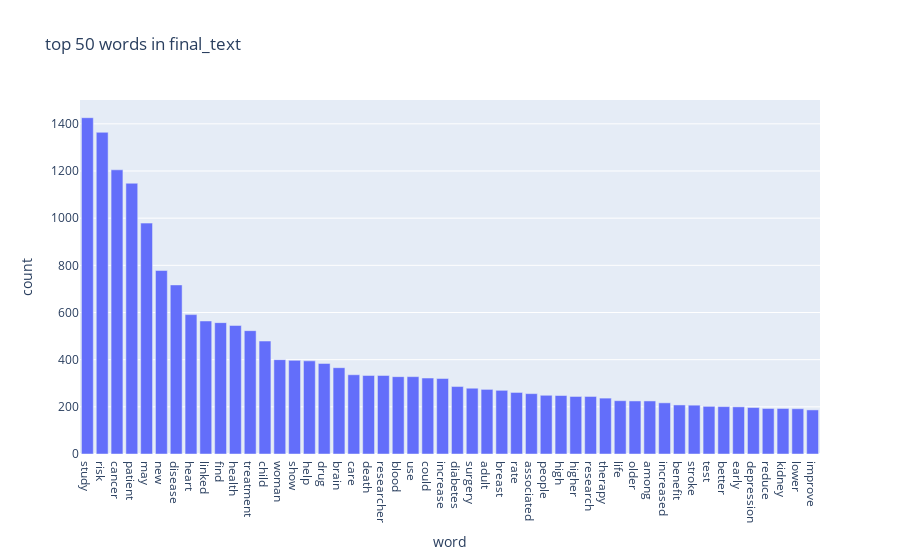

Write notebook code for a chart like this one.
### Markdown cell above
<strong>s2. Initial data cleaning</strong>

-remove duplicates based on `title`  
-check missing values in columns  
-create `cleaned_title` for standardized text  
-add `title_length` to measure word counts  
-keep columns that are important for the next step

### Code cell
# part a, s2. preliminary data processing

import pandas as pd
import re
import nltk
from nltk.corpus import stopwords
from nltk.stem import WordNetLemmatizer
from collections import Counter
import plotly.express as px

# keep a separate copy for this step
df_s2 = df_full.copy()

# locate and remove duplicates based on 'title'
dup_mask = df_s2.duplicated(subset='title', keep=False)
dup_indices = df_s2.index[dup_mask]
print("duplicate indices:", dup_indices.tolist())
df_s2.drop_duplicates(subset='title', inplace=True)

print("shape after removing duplicates:", df_s2.shape)
print("missing values per column:")
print(df_s2.isnull().sum())

# parse id for date components
df_s2[['year_month','id_code']] = df_s2['id'].str.split('/', n=1, expand=True)
df_s2['year'] = df_s2['year_month'].str[:4]
df_s2['month'] = df_s2['year_month'].str[5:7]

# define a simple text cleaner
nltk.download('stopwords')
stop_words = set(stopwords.words('english'))

nltk.download('wordnet')
lemmatizer = WordNetLemmatizer()

def clean_headline(text):
    text = text.lower()
    text = re.sub(r'[^\w\s]', '', text)
    tokens = text.split()
    filtered = [w for w in tokens if w not in stop_words]
    lemmed = [lemmatizer.lemmatize(w) for w in filtered]
    return " ".join(lemmed)

df_s2['final_text'] = df_s2['title'].apply(clean_headline)
df_s2['final_text_length'] = df_s2['final_text'].apply(lambda x: len(x.split()))



# top 50 words
all_words = " ".join(df_s2['final_text']).split()
counts = Counter(all_words)
top_50 = counts.most_common(50)
df_top50 = pd.DataFrame(top_50, columns=['word','count'])

print("top 50 words (first 10 shown):")
print(df_top50.head(10))

# word cloud
try:
    from wordcloud import WordCloud
    import matplotlib.pyplot as plt

    cloud_data = " ".join(df_s2['final_text'])
    wc = WordCloud(width=800, height=400, background_color='white').generate(cloud_data)

    plt.figure(figsize=(10,5))
    plt.imshow(wc, interpolation='bilinear')
    plt.axis('off')
    plt.title("word cloud of final_text")
    plt.show()
except ImportError:
    print("wordcloud not installed or import failed. skipping word cloud.")

# bar chart for top 50 words
fig_bar = px.bar(
    df_top50,
    x='word',
    y='count',
    title='top 50 words in final_text'
)
fig_bar.update_layout(xaxis_title='word', yaxis_title='count')
fig_bar.show()

### Figure 1 — Plotly figure (JSON) as saved in the notebook; plotly's stock layout.template omitted (floating-point values rounded to 4 significant figures)
{"data": [{"alignmentgroup": "True", "hovertemplate": "word=%{x}<br>count=%{y}<extra></extra>", "legendgroup": "", "marker": {"color": "#636efa", "pattern": {"shape": ""}}, "name": "", "offsetgroup": "", "orientation": "v", "showlegend": false, "textposition": "auto", "type": "bar", "x": ["study", "risk", "cancer", "patient", "may", "new", "disease", "heart", "linked", "find", "health", "treatment", "child", "woman", "show", "help", "drug", "brain", "care", "death", "researcher", "blood", "use", "could", "increase", "diabetes", "surgery", "adult", "breast", "rate", "associated", "people", "high", "higher", "research", "therapy", "life", "older", "among", "increased", "benefit", "stroke", "test", "better", "early", "depression", "reduce", "kidney", "lower", "improve"], "xaxis": "x", "y": [1426, 1364, 1205, 1148, 979, 778, 717, 591, 564, 557, 545, 523, 479, 400, 397, 395, 384, 366, 336, 333, 333, 328, 328, 322, 320, 286, 279, 274, 270, 261, 256, 249, 248, 244, 244, 237, 226, 225, 225, 217, 208, 207, 202, 201, 200, 197, 193, 193, 192, 187], "yaxis": "y"}], "layout": {"barmode": "relative", "legend": {"tracegroupgap": 0}, "title": {"text": "top 50 words in final_text"}, "xaxis": {"anchor": "y", "domain": [0, 1], "title": {"text": "word"}}, "yaxis": {"anchor": "x", "domain": [0, 1], "title": {"text": "count"}}}}
